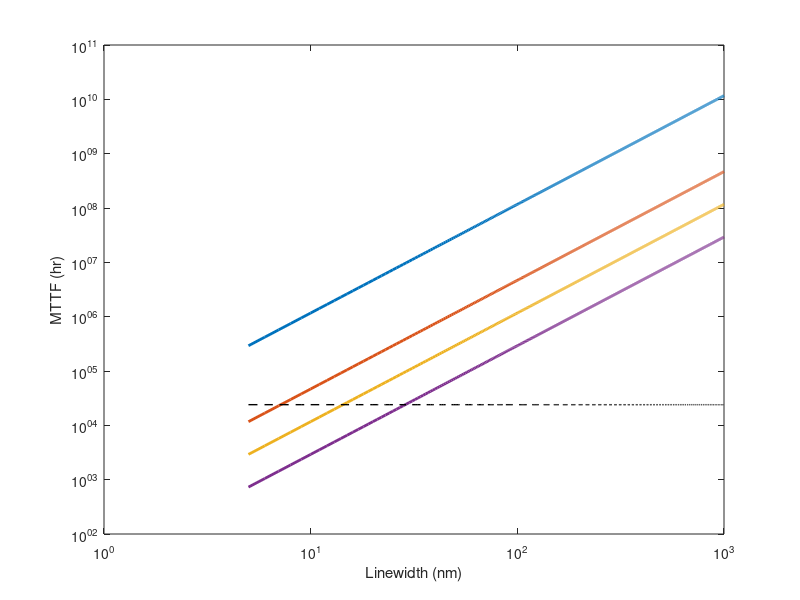

Reproduce this figure in MATLAB. (Note: this script raises an error after producing the figure.)
close all
LW = 5:1000;
T = 300; %K
k = 1.380649e-23; % J/K
C = 5.9e28; % C - Gold atomic concentration: 5.90×10^22 cm-3
D = 1e-20/exp(-0.41/8.617e-5/573)*exp(-0.41/8.617e-5/T); % D: diffusivity ~1e-20m2/s @300C
Omega = 1.25e-29; % Au atomic volume Omega = 1.25 × 10–23 cm3
l = 10e-3; % 10mm
Z = 11; % effective charge number
e = 1e-19; % Coloumb
rho = 2.6e-8; % ohm m
delta = 0.2e-9;
Ev = 1.6e-19;

I=[1,5,10,20]*1e-6;%stimulation inject current, unit is A
figure;
for i=1:length(I)
    j = I(i)./(100*1e-9*LW*1e-9); %J: 10uA/(100nmxLW) % = 100/LW (A/m2)
    MTTF = delta * Ev ./ (Omega * l * (C*D/k/T)*(Z*e*rho.*j).^2); %(sec)
    MTTFh = MTTF/3600;
    MTTFyr = MTTFh/24/365;
    plot(LW,MTTFh,'LineWidth',2);hold on;
end
ythres = 24000*ones(1,length(LW)); % plot the dashed line for threshold
plot(LW,ythres,"--","LineWidth",1,"Color",'k');hold on;

set(gca, 'XScale', 'log')
set(gca, 'YScale', 'log')
set(gca, 'XDir')
xlabel("Linewidth (nm)")
ylabel("MTTF (hr)")
% Set the specific tick values for the x and y axes
ax = gca; % Get current axes

xTicks = [5 10 20 50 100 200 500 1000];
% yTicks = [1e4 2.4e4 1e6 1e8 1e10];
yTicks = [1e3 2.4e4 1e5 1e7 1e9 1e11];

ax.XTick = xTicks;
ax.YTick = yTicks;

% Set the labels for the specific tick values
% ax.YTickLabel = arrayfun(@(val) sprintf('y = %.2f', val), yTicks, 'UniformOutput', false);
% Custom labels for the specific tick values
% yTickLabels = {'10^4', '24000', '10^6', '10^8', '10^{10}'}; % Custom labels for y-axis
yTickLabels = {'10^3', '24000', '10^5', '10^7', '10^{9}', '10^{11}'}; % Custom labels for y-axis


% Set the custom labels for the specific tick values
ax.YTickLabel = yTickLabels;

% xticks([5 10 20 50 100 200 500 1000])
% yticks([1e4 2.4e4 1e6 1e8 1e10])
% ytickformat('%.1e')
ylim([5e2 1e12]);
% title('MTTF vs linewidth')
lgd=legend(["1uA";"5uA";"10uA";"20uA"],'location','northeast');
lgd.Color = 'none'; % Makes the legend background transparent
lgd.Box = 'off'; % Turns off the box around the legend
